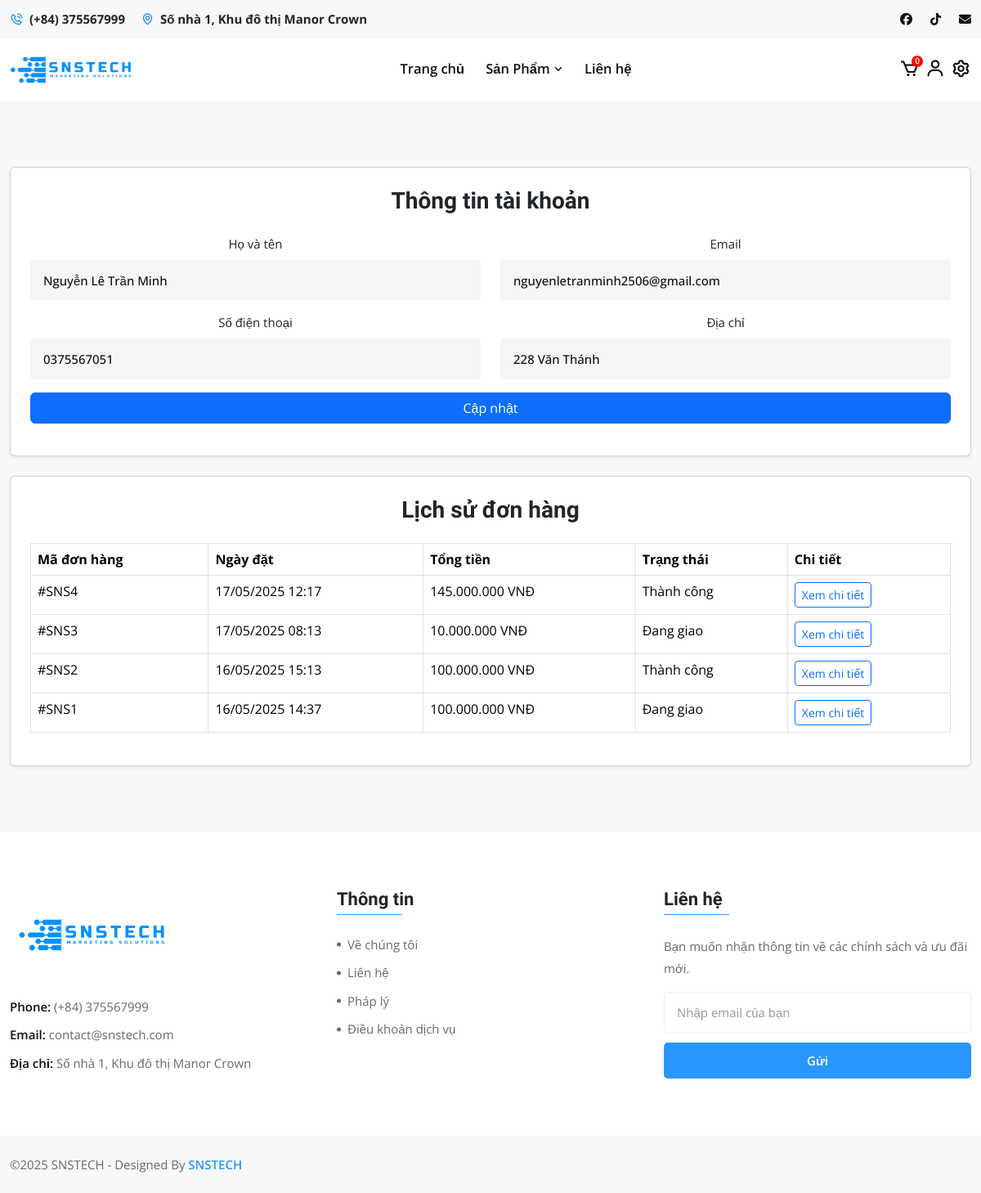
The page /page/accountInfo.php (signed in) on the database its author committed.
### tables this page shows
CREATE TABLE IF NOT EXISTS `settings` (
  `id` int NOT NULL AUTO_INCREMENT,
  `website_name` varchar(255) NOT NULL,
  `phone` int NOT NULL,
  `address` text NOT NULL,
  `email` varchar(255) NOT NULL,
  `logo` varchar(255) DEFAULT NULL,
  `updated_at` datetime NOT NULL,
  PRIMARY KEY (`id`),
  UNIQUE KEY `uk_settings` (`id`)
);

CREATE TABLE IF NOT EXISTS `users` (
  `id` int NOT NULL AUTO_INCREMENT,
  `name` varchar(100) NOT NULL,
  `email` varchar(100) NOT NULL,
  `password` varchar(255) NOT NULL,
  `created_at` timestamp NULL DEFAULT CURRENT_TIMESTAMP,
  `level` int DEFAULT '1',
  `phone` varchar(15) DEFAULT NULL,
  `address` text,
  PRIMARY KEY (`id`),
  UNIQUE KEY `email` (`email`)
);

CREATE TABLE IF NOT EXISTS `orders` (
  `id` int NOT NULL AUTO_INCREMENT,
  `user_id` int DEFAULT NULL,
  `name` varchar(255) NOT NULL,
  `phone` varchar(15) NOT NULL,
  `address` text NOT NULL,
  `email` varchar(255) NOT NULL,
  `payment_method` enum('cash','qr') NOT NULL,
  `total` int NOT NULL,
  `status` enum('Đang xử lý','Đang giao','Thành công') DEFAULT 'Đang xử lý',
  `items` text NOT NULL,
  `created_at` datetime NOT NULL DEFAULT CURRENT_TIMESTAMP,
  PRIMARY KEY (`id`)
);

### config.php (called while the page is built)
<?php
$host = 'localhost';
$dbname = 'snstech';
$username = 'root';
$password = '';
try {
    $pdo = new PDO("mysql:host=$host;dbname=$dbname", $username, $password);
    $pdo->setAttribute(PDO::ATTR_ERRMODE, PDO::ERRMODE_EXCEPTION);
} catch (PDOException $e) {
    echo "Kết nối thất bại: " . $e->getMessage();
}
try {
    $settings = $pdo->query("SELECT website_name, phone, address, email, logo FROM settings LIMIT 1")->fetch(PDO::FETCH_ASSOC);
} catch (Exception $e) {
    error_log("Error fetching settings: " . $e->getMessage());
    $settings = null;
}
?>

### page/accountInfo.php (the view, shortened to what this page needs)
<?php
include './../config.php';
include '../include/head.php';
if (isset($_SESSION['user_id'])) {
    $user_id = $_SESSION['user_id'];
    try {
        $stmt = $pdo->prepare("SELECT name, email, phone, address FROM users WHERE id = :user_id");
        $stmt->bindParam(':user_id', $user_id, PDO::PARAM_INT);
        $stmt->execute();
        $user = $stmt->fetch(PDO::FETCH_ASSOC);
        $orders_per_page = 5;
        $page = isset($_GET['page']) && is_numeric($_GET['page']) ? (int)$_GET['page'] : 1;
        $offset = ($page - 1) * $orders_per_page;
        $orders_stmt = $pdo->prepare("SELECT id, created_at, total, status FROM orders WHERE user_id = :user_id ORDER BY created_at DESC LIMIT :limit OFFSET :offset");
        $orders_stmt->bindParam(':user_id', $user_id, PDO::PARAM_INT);
        $orders_stmt->bindParam(':limit', $orders_per_page, PDO::PARAM_INT);
        $orders_stmt->bindParam(':offset', $offset, PDO::PARAM_INT);
        $orders_stmt->execute();
        $orders = $orders_stmt->fetchAll(PDO::FETCH_ASSOC);
    } catch (Exception $e) {
        die("Lỗi truy vấn cơ sở dữ liệu: " . $e->getMessage());
    }
} else {
    header("Location: /auth/login");
    exit();
}
?>
<body cz-shortcut-listen="true">
    <?php include '../include/tophead.php'; ?>
    <?php include '../include/topbar.php'; ?>
    <section class="page-title-area">
        <div class="container">
            <div class="row justify-content-center">
                <div class="col-lg-12 col-md-12">
                    <div class="user-profile card p-4 shadow-sm mb-4">
                        <h3 class="mb-4 text-center">Thông tin tài khoản</h3>
                        <form id="updateProfileForm">
                            <div class="row mb-3">
                                <div class="col-md-6">
                                    <label for="name" class="form-label">Họ và tên</label>
                                    <input type="text" class="form-control" id="name" name="name" value="<?php echo htmlspecialchars($user['name'] ?? ''); ?>" required>
                                </div>
                                <div class="col-md-6">
                                    <label for="email" class="form-label">Email</label>
                                    <input type="email" class="form-control" id="email" name="email" value="<?php echo htmlspecialchars($user['email'] ?? ''); ?>" required>
                                </div>
                            </div>
                            <div class="row mb-3">
                                <div class="col-md-6">
                                    <label for="phone" class="form-label">Số điện thoại</label>
                                    <input type="tel" class="form-control" id="phone" name="phone" value="<?php echo htmlspecialchars($user['phone'] ?? ''); ?>">
                                </div>
                                <div class="col-md-6">
                                    <label for="address" class="form-label">Địa chỉ</label>
                                    <input class="form-control" id="address" name="address" value="<?php echo htmlspecialchars($user['address'] ?? ''); ?>">
                                </div>
                            </div>
                            <div class="text-center">
                                <button type="submit" class="btn btn-primary col-12">Cập nhật</button>
                            </div>
                        </form>
                    </div>
                    <div class="order-history card p-4 shadow-sm">
                        <h3 class="mb-4 text-center">Lịch sử đơn hàng</h3>
                        <?php if (empty($orders)): ?>
                            <p class="text-center">Bạn chưa có đơn hàng nào.</p>
                        <?php else: ?>
                            <div class="table-responsive">
                                <table class="table table-bordered">
                                    <thead>
                                        <tr>
                                            <th>Mã đơn hàng</th>
                                            <th>Ngày đặt</th>
                                            <th>Tổng tiền</th>
                                            <th>Trạng thái</th>
                                            <th>Chi tiết</th>
                                        </tr>
                                    </thead>
                                    <tbody>
                                        <?php foreach ($orders as $order): ?>
                                            <tr>
                                                <td>#SNS<?php echo htmlspecialchars($order['id']); ?></td>
                                                <td><?php echo date('d/m/Y H:i', strtotime($order['created_at'])); ?></td>
                                                <td><?php echo number_format($order['total'], 0, ',', '.'); ?> VNĐ</td>
                                                <td><?php echo htmlspecialchars($order['status']); ?></td>
                                                <td>
                                                    <button class="btn btn-sm btn-outline-primary view-order-details" data-order-id="<?php echo $order['id']; ?>" data-bs-toggle="modal" data-bs-target="#orderDetailsModal">Xem chi tiết</button>
                                                </td>
                                            </tr>
                                        <?php endforeach; ?>
                                    </tbody>
                                </table>
                            </div>
                        <?php endif; ?>
                    </div>
                </div>
            </div>
        </div>
    </section>
    <?php include '../include/footer.php'; ?>
</body>
</html>

### include/tophead.php
<div class="top-header">
        <div class="container">
            <div class="row align-items-center">
                <div class="col-lg-6 col-md-7">
                    <ul class="top-header-contact-info">
                        <li><i class="bx bx-phone-call"></i><b>(+84) <?php echo isset($settings['phone']) && $settings['phone'] ? htmlspecialchars($settings['phone']) : 'Chưa cài đặt'; ?></b>
                        </li>
                        <li><i class="bx bx-map"></i><b><?php echo isset($settings['address']) && $settings['address'] ? htmlspecialchars($settings['address']) : 'Chưa cài đặt'; ?></b>
                        </li>
                    </ul>
                </div>
                <div class="col-lg-6 col-md-5">
                    <ul class="top-header-menu">
                        <li><a href="#"><i class="fa-brands fa-facebook"></i></a>
                        </li>
                        <li><a href="#"><i class="fa-brands fa-tiktok"></i></a>
                        </li>
                        <li><a href="#"><i class="fa-solid fa-envelope"></i></a>
                        </li>
                    </ul>
                </div>
            </div>
        </div>
    </div>

### include/topbar.php (shortened to what this page needs)
<div class="navbar-area">
    <div class="drodo-nav">
        <div class="container">
            <nav class="navbar navbar-expand-md navbar-light">
                <a href="/">
                    <?php echo isset($settings['logo']) && $settings['logo'] ? '<img src="' . htmlspecialchars($settings['logo']) . '" alt="Logo" style="max-width: 150px;">' : 'Chưa cài đặt'; ?>
                </a>
                <div class="collapse navbar-collapse mean-menu" style="display: block;">
                    <ul class="navbar-nav">
                        <li class="nav-item"><a href="/" class="nav-link">Trang chủ</a></li>
                        <li class="nav-item">
                            <a href="#" class="nav-link">Sản Phẩm <i class="bx bx-chevron-down"></i></a>
                        </li>
                        <li class="nav-item"><a href="mailto:<?php echo isset($settings['email']) && $settings['email'] ? htmlspecialchars($settings['email']) : 'Chưa cài đặt'; ?>" class="nav-link">Liên hệ</a></li>
                    </ul>
                    <div class="others-option">
                        <div class="option-item">
                            <div class="cart-btn">
                                <a href="/cart" class="cart-icon" title="Giỏ hàng">
                                    <i class='bx bx-cart'></i>
                                    <span id="cart-count" class="cart-count">0</span>
                                </a>
                                <?php if (isset($_SESSION['user_id'])): ?>
                                    <a href="/account" title="Tài khoản">
                                        <i class='bx bx-user'></i>
                                    </a>
                                    <?php if (isset($_SESSION['user_level']) && $_SESSION['user_level'] == 2): ?>
                                        <a href="/admin" title="Cài đặt">
                                            <i class='bx bx-cog'></i>
                                        </a>
                                    <?php endif; ?>
                                <?php else: ?>
                                    <a href="/auth/login">
                                        <button class="btn" style="border: 2px solid grey; border-radius: 50px;">Đăng Nhập</button>
                                    </a>
                                <?php endif; ?>
                            </div>
                        </div>
                    </div>
                </div>
            </nav>
        </div>
    </div>
</div>

### include/footer.php (shortened to what this page needs)
<footer class="footer-area">
        <div class="container">
            <div class="row">
                <div class="col-lg-4 col-sm-6 col-md-6">
                    <div class="single-footer-widget">
                        <a href="/" class="logo d-inline-block"><img src="/assets/img/snstech.svg" alt="image" style="width: 200px;">
                        </a>
                        <ul class="footer-contact-info">
                            <li><span>Phone:</span> (+84) <?php echo isset($settings['phone']) && $settings['phone'] ? htmlspecialchars($settings['phone']) : 'Chưa cài đặt'; ?>
                            </li>
                            <li><span>Email:</span> <?php echo isset($settings['email']) && $settings['email'] ? htmlspecialchars($settings['email']) : 'Chưa cài đặt'; ?>
                            </li>
                            <li><span>Địa chỉ:</span> <?php echo isset($settings['address']) && $settings['address'] ? htmlspecialchars($settings['address']) : 'Chưa cài đặt'; ?>
                            </li>
                        </ul>
                    </div>
                </div>
                <div class="col-lg-4 col-sm-6 col-md-6">
                    <div class="single-footer-widget">
                        <h3>Thông tin</h3>
                        <ul class="link-list">
                            <li><a href="#">Về chúng tôi</a>
                            </li>
                            <li><a href="#">Liên hệ</a>
                            </li>
                            <li><a href="#">Pháp lý</a>
                            </li>
                            <li><a href="#">Điều khoản dịch vụ</a>
                            </li>
                        </ul>
                    </div>
                </div>
                <div class="col-lg-4 col-sm-6 col-md-6">
                    <div class="single-footer-widget">
                        <h3>Liên hệ</h3>
                        <p>Bạn muốn nhận thông tin về các chính sách và ưu đãi mới.</p>
                        <form class="newsletter-form" data-bs-toggle="validator" novalidate="true">
                            <input type="text" class="input-newsletter" placeholder="Nhập email của bạn" required="" autocomplete="off">
                            <button type="submit" class="default-btn disabled" style="pointer-events: all; cursor: pointer;">Gửi</button>
                        </form>
                    </div>
                </div>
            </div>
        </div>
        <div class="footer-bottom-area">
            <div class="container">
                <div class="row align-items-center">
                    <div class="col-lg-6 col-md-6">
                        <p>©2025 <?php echo isset($settings['website_name']) && $settings['website_name'] ? htmlspecialchars($settings['website_name']) : 'Chưa cài đặt'; ?> - Designed By <a href="#"><?php echo isset($settings['website_name']) && $settings['website_name'] ? htmlspecialchars($settings['website_name']) : 'Chưa cài đặt'; ?></a>
                        </p>
                    </div>
                </div>
            </div>
        </div>
    </footer>

### rows shown on the page
settings: phone "375567999", address "Số nhà 1, Khu đô thị Manor Crown", logo (picture), email "contact@snstech.com", website_name "SNSTECH"
users: name "Nguyễn Lê Trần Minh", email "nguyenletranminh2506@gmail.com", phone "0375567051", address "228 Văn Thánh"
orders: id "4", created_at "17/05/2025 12:17", total "145.000.000", status "Thành công"
orders: id "3", created_at "17/05/2025 08:13", total "10.000.000", status "Đang giao"
orders: id "2", created_at "16/05/2025 15:13", total "100.000.000", status "Thành công"
orders: id "1", created_at "16/05/2025 14:37", total "100.000.000", status "Đang giao"
